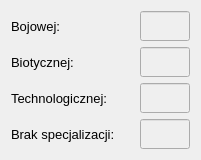
     <widget class="QWidget" name="layoutWidget_3">
      <property name="geometry">
       <rect>
        <x>570</x>
        <y>50</y>
        <width>201</width>
        <height>150</height>
       </rect>
      </property>
      <layout class="QVBoxLayout" name="verticalLayout_6">
       <item>
        <layout class="QVBoxLayout" name="verticalLayout_3">
         <item>
          <layout class="QHBoxLayout" name="horizontalLayout_5">
           <item>
            <widget class="QLabel" name="label_7">
             <property name="maximumSize">
              <size>
               <width>16777215</width>
               <height>100</height>
              </size>
             </property>
             <property name="font">
              <font>
               <pointsize>10</pointsize>
              </font>
             </property>
             <property name="text">
              <string>Bojowej:</string>
             </property>
            </widget>
           </item>
           <item>
            <widget class="QLineEdit" name="lineEdit_2">
             <property name="enabled">
              <bool>false</bool>
             </property>
             <property name="minimumSize">
              <size>
               <width>50</width>
               <height>30</height>
              </size>
             </property>
             <property name="maximumSize">
              <size>
               <width>50</width>
               <height>16777215</height>
              </size>
             </property>
             <property name="font">
              <font>
               <pointsize>14</pointsize>
               <weight>50</weight>
               <bold>false</bold>
              </font>
             </property>
             <property name="styleSheet">
              <string notr="true">color: rgb(255, 160, 47)</string>
             </property>
            </widget>
           </item>
          </layout>
         </item>
         <item>
          <layout class="QHBoxLayout" name="horizontalLayout_6">
           <item>
            <widget class="QLabel" name="label_8">
             <property name="font">
              <font>
               <pointsize>10</pointsize>
              </font>
             </property>
             <property name="text">
              <string>Biotycznej:</string>
             </property>
            </widget>
           </item>
           <item>
            <widget class="QLineEdit" name="lineEdit_3">
             <property name="enabled">
              <bool>false</bool>
             </property>
             <property name="minimumSize">
              <size>
               <width>50</width>
               <height>30</height>
              </size>
             </property>
             <property name="maximumSize">
              <size>
               <width>50</width>
               <height>16777215</height>
              </size>
             </property>
             <property name="font">
              <font>
               <pointsize>14</pointsize>
              </font>
             </property>
             <property name="styleSheet">
              <string notr="true">color: rgb(255, 160, 47)</string>
             </property>
            </widget>
           </item>
          </layout>
         </item>
         <item>
          <layout class="QHBoxLayout" name="horizontalLayout_7">
           <item>
            <widget class="QLabel" name="label_9">
             <property name="font">
              <font>
               <pointsize>10</pointsize>
              </font>
             </property>
             <property name="text">
              <string>Technologicznej:</string>
             </property>
            </widget>
           </item>
           <item>
            <widget class="QLineEdit" name="lineEdit_4">
             <property name="enabled">
              <bool>false</bool>
             </property>
             <property name="minimumSize">
              <size>
               <width>50</width>
               <height>30</height>
              </size>
             </property>
             <property name="maximumSize">
              <size>
               <width>50</width>
               <height>16777215</height>
              </size>
             </property>
             <property name="font">
              <font>
               <pointsize>14</pointsize>
              </font>
             </property>
             <property name="styleSheet">
              <string notr="true">color: rgb(255, 160, 47)</string>
             </property>
            </widget>
           </item>
          </layout>
         </item>
        </layout>
       </item>
       <item>
        <layout class="QHBoxLayout" name="horizontalLayout_4">
         <item>
          <widget class="QLabel" name="label_10">
           <property name="font">
            <font>
             <pointsize>10</pointsize>
            </font>
           </property>
           <property name="text">
            <string>Brak specjalizacji:</string>
           </property>
          </widget>
         </item>
         <item>
          <widget class="QLineEdit" name="lineEdit_5">
           <property name="enabled">
            <bool>false</bool>
           </property>
           <property name="minimumSize">
            <size>
             <width>50</width>
             <height>30</height>
            </size>
           </property>
           <property name="maximumSize">
            <size>
             <width>50</width>
             <height>16777215</height>
            </size>
           </property>
           <property name="font">
            <font>
             <pointsize>14</pointsize>
            </font>
           </property>
           <property name="styleSheet">
            <string notr="true">color: rgb(255, 160, 47)</string>
           </property>
          </widget>
         </item>
        </layout>
       </item>
      </layout>
     </widget>
